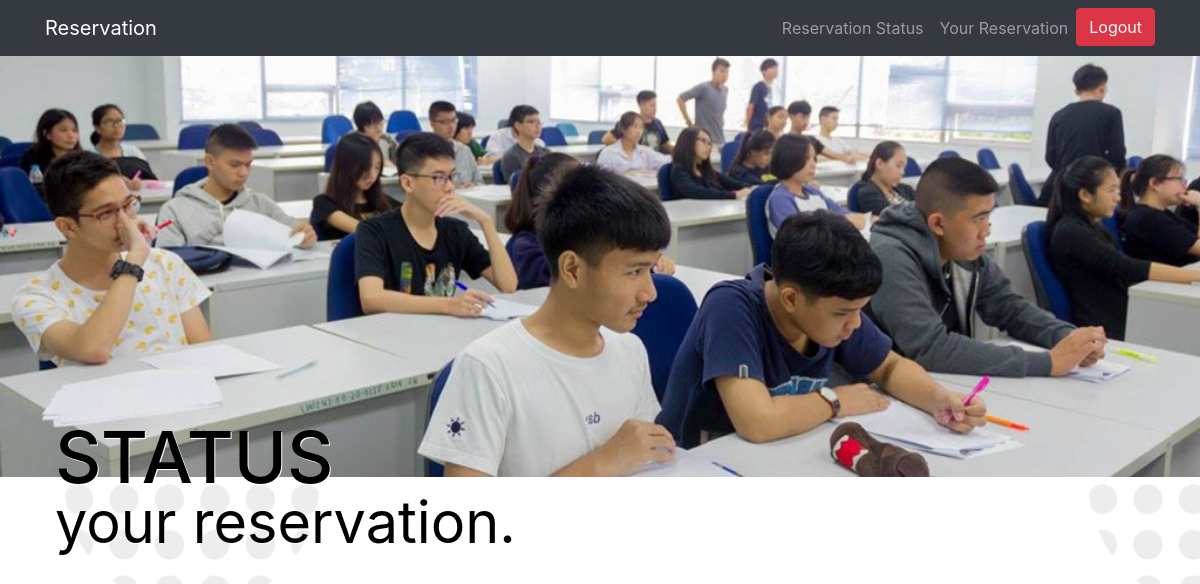
The app's page /reservation_status/ (signed in), older data.
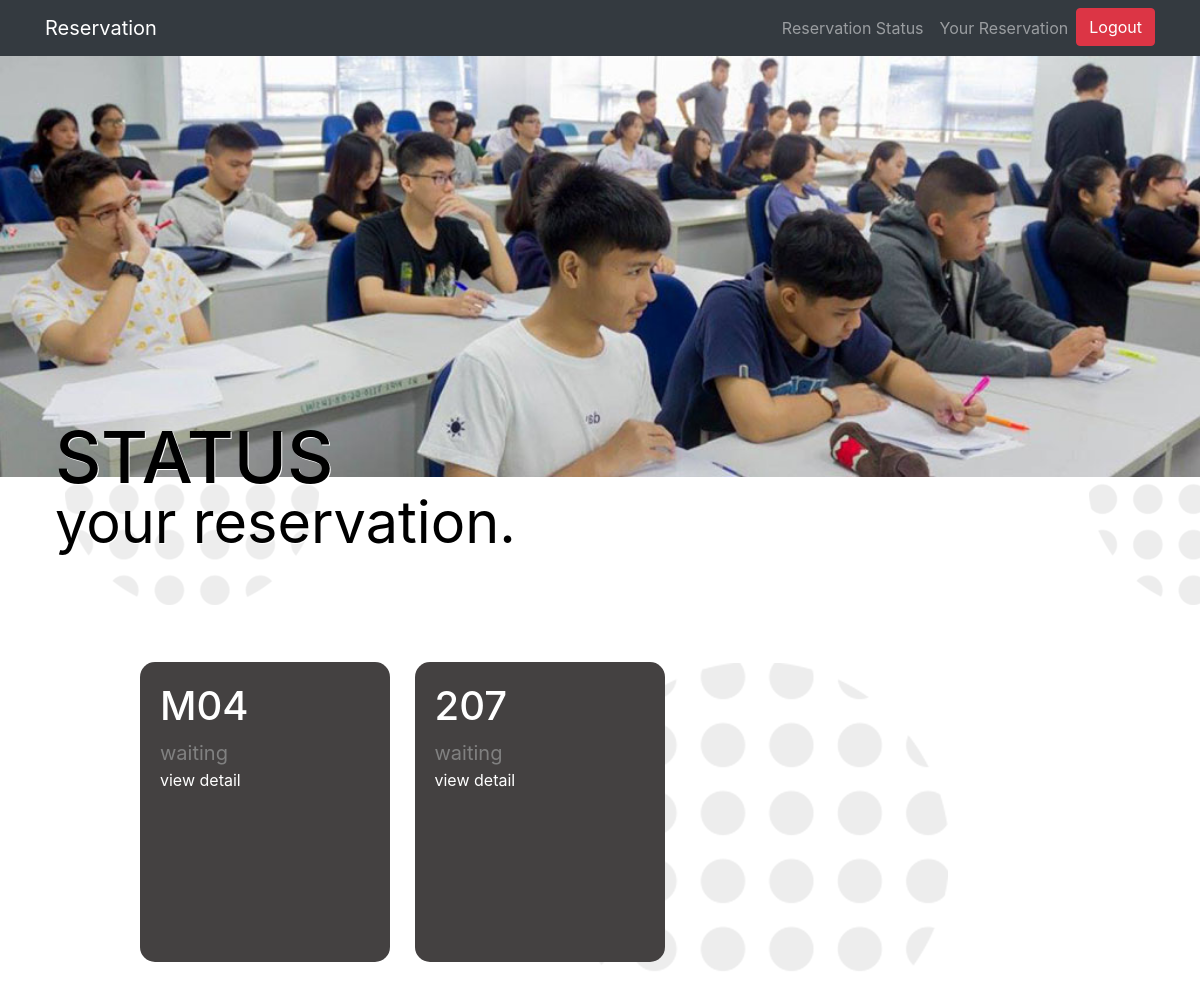
The same page, newer data.
### blog/models.py (models this page shows, shortened)
class reservation(models.Model):
    student = models.ForeignKey(Employee, related_name = "student" , on_delete=models.CASCADE ,blank = True,null=True)
    teacher = models.ForeignKey(Employee, related_name = "teacher" , on_delete=models.CASCADE ,blank = True,null=True)
    reason_of_teacher = models.CharField(max_length = 300, default = "")
    teacher_approve_date = models.DateTimeField(default="1111-01-01 01:11")
    staff = models.ForeignKey(Employee, related_name = "staff" , on_delete=models.CASCADE ,blank = True,null=True)
    reason_of_staff = models.CharField(max_length = 300, default = "")
    staff_approve_date = models.DateTimeField(default="1111-01-01 01:11")
    room = models.ForeignKey(room , related_name = "room" , on_delete=models.CASCADE)
    status_list = (("pending" , "pending"), ("accepted" , "accepted"),  ("denied" , "denied") )
    reason_of_reserve = models.CharField(max_length = 300 , default = "reason" , blank = True)
    status = models.CharField(max_length = 20 , default = 'pending', choices=status_list)
    teacher_result = models.CharField(max_length = 20 , default = 'pending', choices=status_list)
    staff_result = models.CharField(max_length = 20 , default = 'pending', choices=status_list)
    day_of_reserve = models.DateTimeField(default=timezone.now)
    duration_begin =  models.DateTimeField(default=timezone.now)
    duration_end =  models.DateTimeField(default=timezone.now)
    objects = BookManager()

class room(models.Model):
    roomname = models.CharField(max_length=100 , default = 'roomname')
    isavaliable = (('available','available') , ('unavailable','unavailable') , ('pending' , 'pending'), ('reserved', 'reserved'))
    status = models.CharField(max_length = 15 , default = 'available', choices=isavaliable)
    width = models.IntegerField(default = 0)
    height = models.IntegerField(default = 0)
    slug = models.SlugField(max_length=100 , default = 'roomname')
    svgpath = models.CharField(max_length = 3000 , default = "PATH")
    floor = models.IntegerField(default = 1)
    note = models.CharField(max_length = 10, default = "")

### project/views.py (the view)
# urls.py: path('reservation_status/' , views.getreservation , name= 'reservation_status'),
def getreservation(request):
    if "reservation" in request.GET and "reservation" in request.GET:
        res_obj = reservation.objects.get(id = int(request.GET['resno']) )
        res_obj.cancel_book()
    reservation_list = reservation.objects.get_booklist(User.objects.get(username = request.session['username']))
    return render(request, "blog/status.html" , {"reservation_list":reservation_list})

### blog/models.py (called while the page is built)
    def get_booklist(self , student_id):
        user_a = User.objects.get(username = student_id)
        emp = Employee.objects.get(user = user_a)
        reservation_list = reservation.objects.filter(student = emp)
        return reservation_list

### templates/blog/status.html (shortened to what this page needs)
{% load static %}
{% block content %}
<!DOCTYPE html>
<html>
<head>
	<link rel="stylesheet" href="https://stackpath.bootstrapcdn.com/bootstrap/4.1.3/css/bootstrap.min.css">
	<link rel="stylesheet" href="https://cdnjs.cloudflare.com/ajax/libs/font-awesome/4.7.0/css/font-awesome.min.css">
	<link rel="stylesheet" type="text/css" href="{% static "css/status_style.css" %}">
</head>
<body style="background-image: url({% static "/img/circle_bg.png" %})">
	{% include "blog/nav_side.html" %}
	<div name="header">
		<img src="{% static "img/check_status_bg.jpg" %}" class="image-subheader">
		<h1 class="text-subheader">STATUS<br><small>your reservation.</small></h1>
	</div>
	<div id="checkstatus">
		{% for res in reservation_list %}
		<div class="check-status-block" onclick="showReserveDetail('{{ res.room.roomname }}', '{{ res.day_of_reserve }}' ,
								'{{ res.duration_begin }}' , '{{ res.duration_end }}' , '{{ res.reason_of_reserve }}'  ,
								'{{ res.teacher.firstname }}', '{{ res.staff.firstname }}' , '{{ res.id }}' ,
								'{{ res.staff_result }}' , '{{ res.teacher_result }}' ,
								'{{ res.reason_of_teacher }}' , '{{ res.reason_of_staff }}',
								'{{res.teacher_approve_date}}', '{{res.staff_approve_date}}' , '{{res.status}}'
								)">
			<h1 class="status-room">{{ res.room.roomname }}</h1>
			{% if res.status == "accepted" %}
			<div class="status-reservation approved">approved</div>
			{% elif res.status == "denied" %}
			<div class="status-reservation disapproved">disapproved</div>
			{% else %}
			<div class="status-reservation waiting">waiting   </div>
			{% endif %}
			<div class="status-detail" id="{{ res.room.roomname }}">view detail</div>
		</div>
		{% endfor %}
		</div>
	</body>
	</html>
	{% endblock %}

Row changes from the older to the newer data that the page shows:
added reservation: room.roomname "M04", status "waiting"
added reservation: room.roomname "207", status "waiting"
